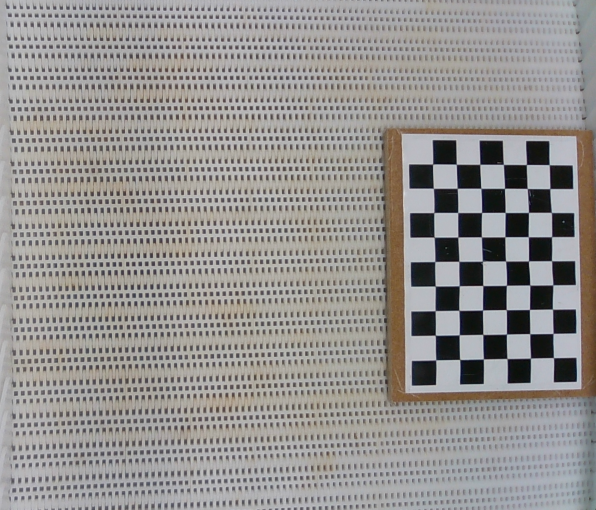
#> input picture DATAdir/RGB/Group9/CalibratedPNG/calibrated00008.png, 1191 x 1019 px, found by its file name (shown at 1/2 size)
$ python IsolatingFish.py
#> lines starting #> are read from the running program, lines starting #| are printed output that depends on the picture; after the words box and inside, x2 and y2 are one past the last pixel; in counts of white or black regions, pixels touching at a corner belong together
import cv2
import numpy as np
import math
from PIL import Image, ImageFilter


def showImage(images):
    """Function to show an array of images until 0 is pressed"""
    for i, image in enumerate(images): cv2.imshow("Image" + str(i + 1), image)
    while True:
        k = cv2.waitKey(0) & 0xFF
        if k == 48:
            break
        print(k)


# function to fill the holes in the image
def fillHoles(image):
    imCopy = image.copy()

    h, w = imCopy.shape[:2]
    imMask = np.zeros((h + 2, w + 2), np.uint8)

    cv2.floodFill(imCopy, imMask, (0, 0), 255)

    imCopy = cv2.bitwise_not(imCopy)

    imReturn = image | imCopy

    return imReturn


# function to remove the sides of the conveyor belt in the tiff images
def removeSides(image):
    # manually found the x-coordinates for the sides on the top and bottom
    xLeftTop = 666
    xLeftBot = 677
    xRightTop = 1824
    xRightBot = 1864

    for y, row in enumerate(image):
        for x, col in enumerate(row):
            # since the image is crooked, the sides are removed by scaling the difference in the x-coordinates with the y-coordinate
            if x <= (xLeftTop + math.floor((((xLeftBot - xLeftTop) / 2056) * y))) or x >= (
                    xRightTop + math.floor((((xRightBot - xRightTop) / 2056) * y))):
                image[y][x] = 0

    return image


def isolateFish(img):
    # 1st step: median blur with radius 10
    print("Original image")
    img = cv2.medianBlur(img, (5 * 2) + 1)
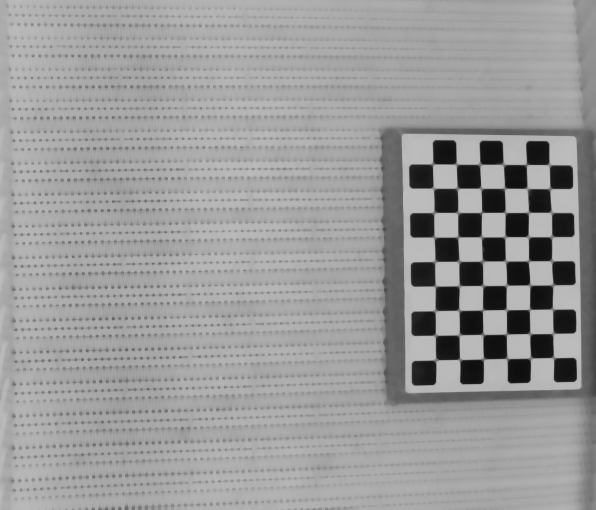
#> img: shape (1019, 1191) (shown at 1/2 size); min 14, max 192, mean 154.7
    print("Median blur 1")
    # 2nd step: unsharp masking with radius 20, and mask weight of 0.9
    img = Image.fromarray(img)
    img = img.filter(ImageFilter.UnsharpMask(radius=10, percent=900))
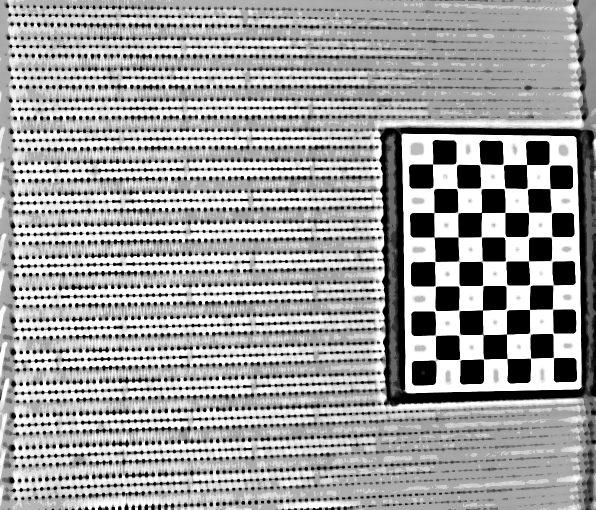
#> img: PIL image 1191x1019 L (shown at 1/2 size); min 0, max 255, mean 161.3
    img = np.array(img)
    print("Unsharpen")
    # 3rd step: thresholding between 0 - 125
    ret, img = cv2.threshold(img, 125, 255, cv2.THRESH_BINARY_INV)
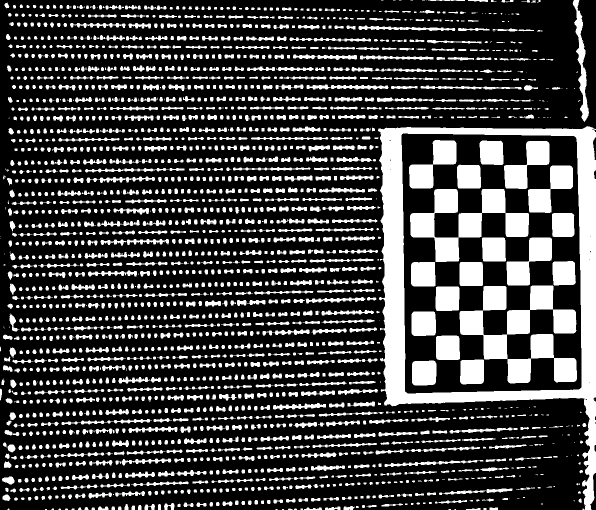
#> img: shape (1019, 1191) (shown at 1/2 size); 25.8% white; 2012 white regions (274 under 20 px), largest, box (x1, y1, x2, y2) and area: (756, 252, 1191, 1019) 55083, (919, 571, 1154, 767) 19907, (820, 378, 1058, 524) 13597
    print("Threshold")

    # 6th step: median blur with radius 5
    print("Median blur 2")
    img = cv2.medianBlur(img, (5 * 2) + 1)
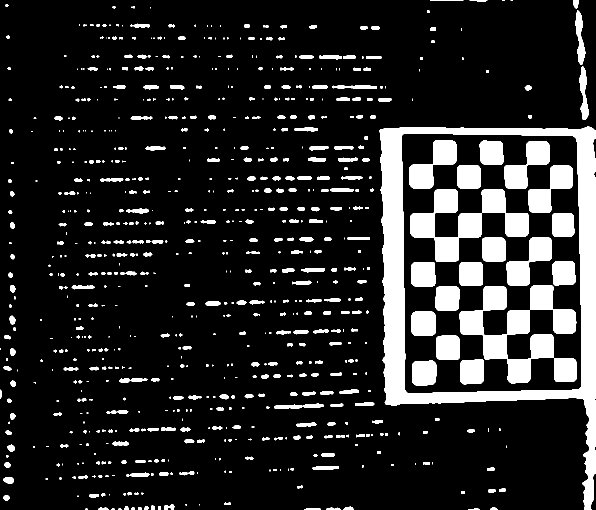
#> img: shape (1019, 1191) (shown at 1/2 size); 14.3% white; 781 white regions (329 under 20 px), largest, box (x1, y1, x2, y2) and area: (759, 253, 1191, 1019) 55232, (919, 571, 1154, 767) 19728, (820, 378, 1058, 524) 13479

    # 5th step: filling the holes in the image
    img = fillHoles(img)
#> in fillHoles, `cv2.floodFill(imCopy, imMask, (0, 0), 255)`:
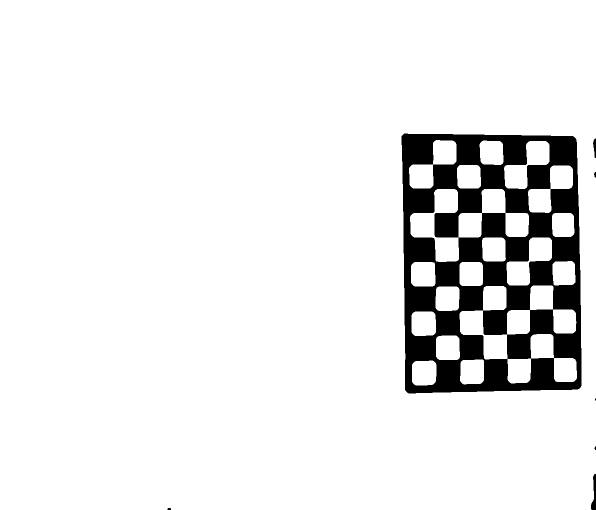
#> imCopy: shape (1019, 1191) (shown at 1/2 size); 91.4% white; 7 black regions (3 under 20 px), largest, box (x1, y1, x2, y2) and area: (803, 267, 1163, 787) 103620, (1182, 948, 1191, 1019) 340, (1186, 277, 1191, 316) 119, (1188, 344, 1191, 355) 23
#> in fillHoles, `imCopy = cv2.bitwise_not(imCopy)`:
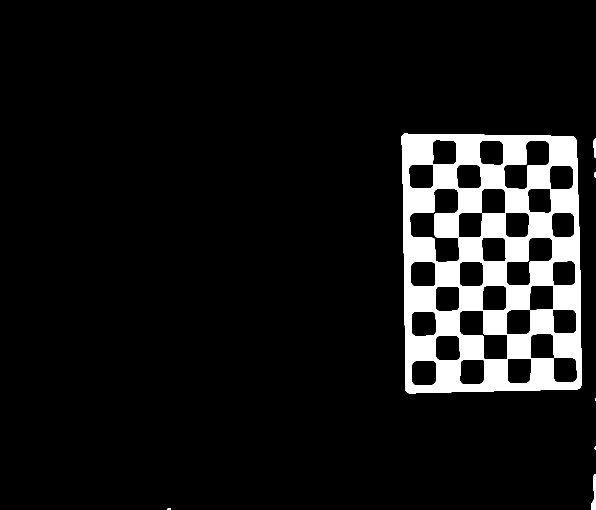
#> imCopy: shape (1019, 1191) (shown at 1/2 size); 8.6% white; 7 white regions (3 under 20 px), largest, box (x1, y1, x2, y2) and area: (803, 267, 1163, 787) 103620, (1182, 948, 1191, 1019) 340, (1186, 277, 1191, 316) 119, (1188, 344, 1191, 355) 23
#> in fillHoles, `imReturn = image | imCopy`:
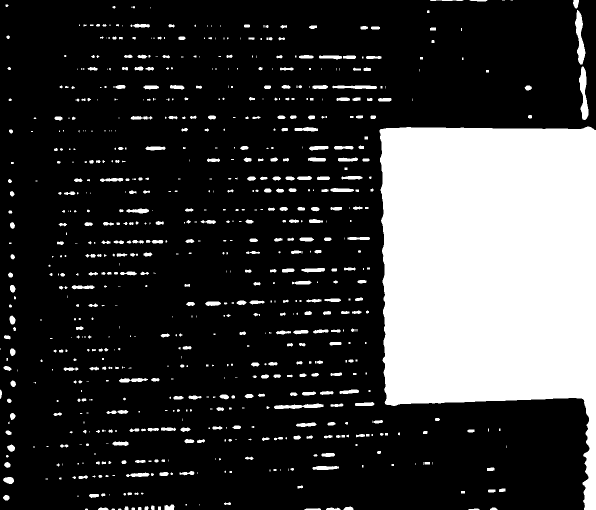
#> imReturn: shape (1019, 1191) (shown at 1/2 size); 22.9% white; 763 white regions (329 under 20 px), largest, box (x1, y1, x2, y2) and area: (759, 253, 1191, 1019) 236151, (1150, 20, 1171, 129) 1174, (1158, 133, 1177, 240) 1124

    print("Median blur 3")
    #img = cv2.medianBlur(img, (5 * 2) + 1)

    return img


if __name__ == "__main__":
    # 1080 x 1080 pixel images
    img = cv2.imread(r"DATAdir/RGB/Group9/WarpedCalibratedFish/calibrated00008.png", cv2.IMREAD_GRAYSCALE)
    isolatedImage = isolateFish(img)
    print("Done")
    showImage([isolatedImage])
#> the loop in showImage, `for i, image in enumerate(images): cv2.imshow("Image" + str(i + 1), im..` made 1 pass
#> (key Esc is pressed here)
#| 27
    # [10 lines of commented-out code are left out]

$ run again, with DATAdir/RGB/Group9/CalibratedPNG/calibrated00002.png copied over DATAdir/RGB/Group9/CalibratedPNG/calibrated00008.png
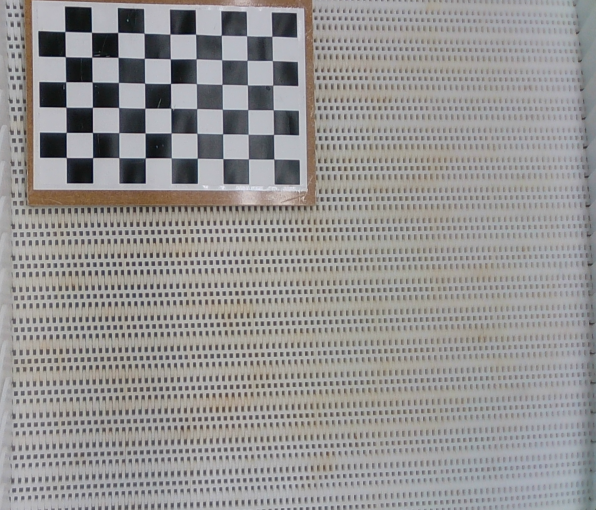
#> input picture DATAdir/RGB/Group9/CalibratedPNG/calibrated00002.png, 1191 x 1019 px, found by its file name (shown at 1/2 size)
#> in isolateFish, `ret, img = cv2.threshold(img, 125, 255, cv2.THRESH_BINARY_INV)`:
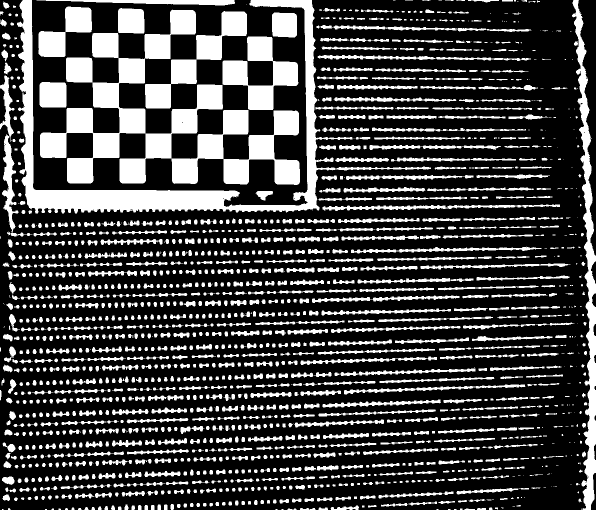
#> img: shape (1019, 1191) (shown at 1/2 size); 26.2% white; 1467 white regions (291 under 20 px), largest, box (x1, y1, x2, y2) and area: (80, 19, 600, 370) 56486, (34, 0, 862, 427) 37137, (1144, 0, 1191, 1019) 14219
#> in fillHoles, `imReturn = image | imCopy`:
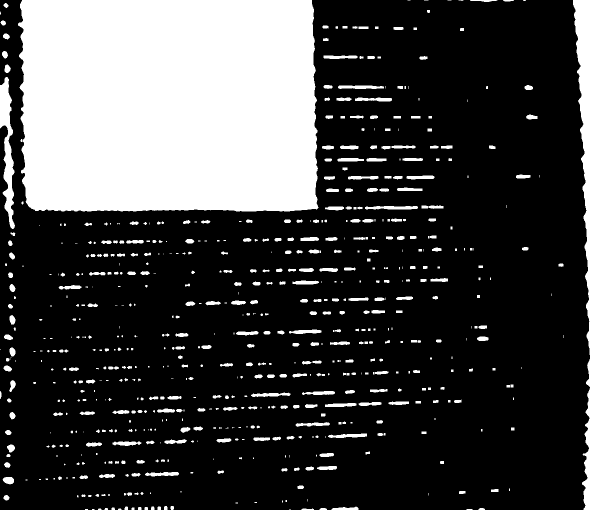
#> imReturn: shape (1019, 1191) (shown at 1/2 size); 25.9% white; 665 white regions (233 under 20 px), largest, box (x1, y1, x2, y2) and area: (36, 0, 637, 423) 246205, (1146, 0, 1191, 1019) 23368, (0, 154, 30, 458) 4395
#> the loop in showImage, `for i, image in enumerate(images): cv2.imshow("Image" + str(i + 1), im..` made 1 pass
#| 27

$ run again, with DATAdir/RGB/Group9/CalibratedPNG/calibrated00003.png copied over DATAdir/RGB/Group9/CalibratedPNG/calibrated00008.png
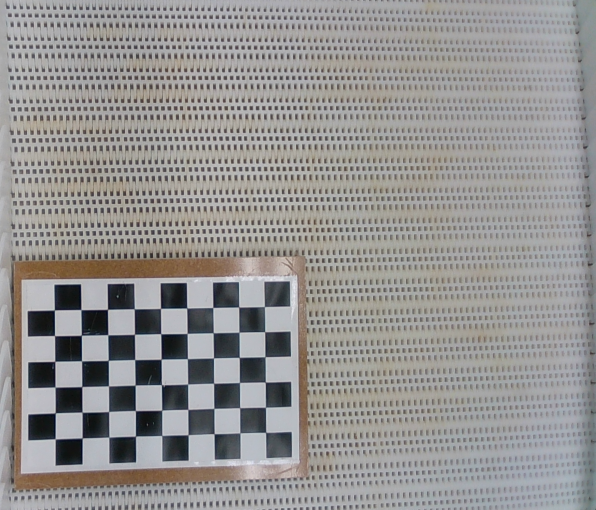
#> input picture DATAdir/RGB/Group9/CalibratedPNG/calibrated00003.png, 1191 x 1019 px, found by its file name (shown at 1/2 size)
#> in isolateFish, `ret, img = cv2.threshold(img, 125, 255, cv2.THRESH_BINARY_INV)`:
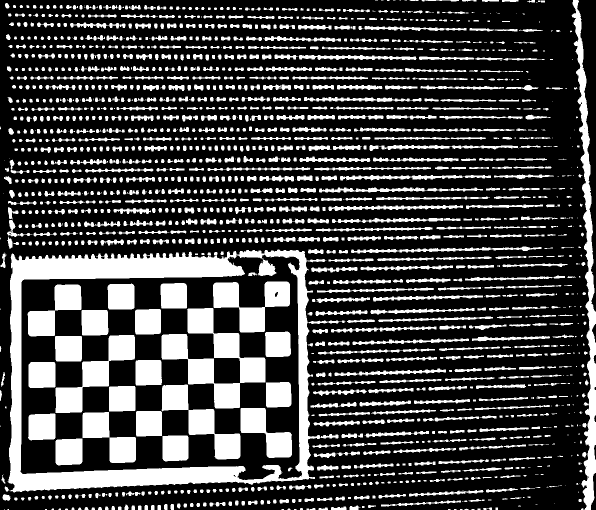
#> img: shape (1019, 1191) (shown at 1/2 size); 26.8% white; 1513 white regions (312 under 20 px), largest, box (x1, y1, x2, y2) and area: (15, 499, 653, 985) 56219, (323, 616, 531, 817) 15559, (1143, 0, 1191, 1019) 13412
#> in fillHoles, `imReturn = image | imCopy`:
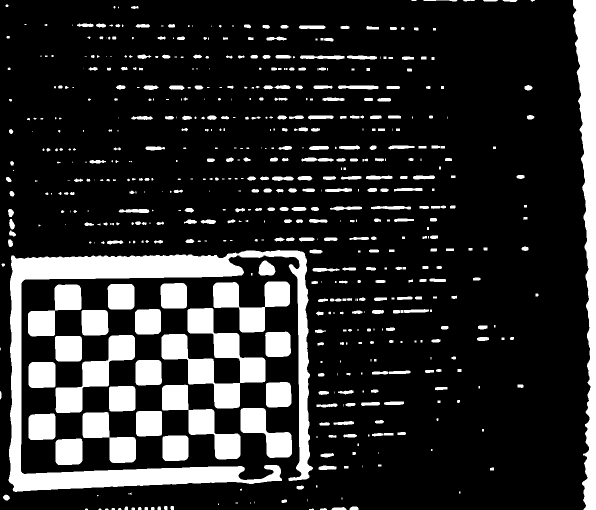
#> imReturn: shape (1019, 1191) (shown at 1/2 size); 17.1% white; 600 white regions (201 under 20 px), largest, box (x1, y1, x2, y2) and area: (17, 500, 626, 984) 55083, (1146, 0, 1191, 1019) 23410, (323, 616, 531, 817) 15481
#> the loop in showImage, `for i, image in enumerate(images): cv2.imshow("Image" + str(i + 1), im..` made 1 pass
#| 27
